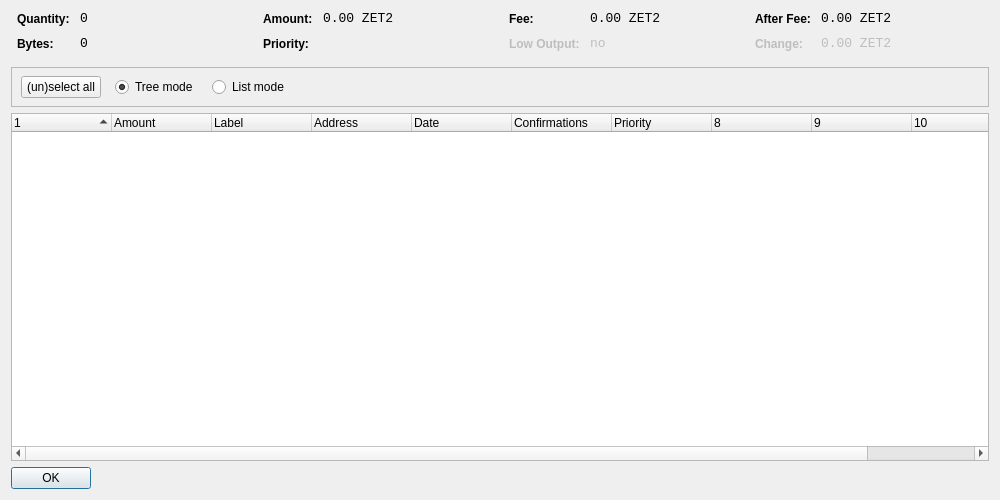
<?xml version="1.0" encoding="UTF-8"?>
<ui version="4.0">
 <class>CoinControlDialog</class>
 <widget class="QDialog" name="CoinControlDialog">
  <property name="geometry">
   <rect>
    <x>0</x>
    <y>0</y>
    <width>1000</width>
    <height>500</height>
   </rect>
  </property>
  <property name="windowTitle">
   <string>Coin Control</string>
  </property>
  <layout class="QVBoxLayout" name="verticalLayout">
   <item>
    <layout class="QHBoxLayout" name="horizontalLayoutTop" stretch="0,0,0,0">
     <property name="topMargin">
      <number>0</number>
     </property>
     <property name="bottomMargin">
      <number>10</number>
     </property>
     <item>
      <layout class="QFormLayout" name="formLayoutCoinControl1">
       <property name="horizontalSpacing">
        <number>10</number>
       </property>
       <property name="verticalSpacing">
        <number>10</number>
       </property>
       <property name="leftMargin">
        <number>6</number>
       </property>
       <property name="rightMargin">
        <number>6</number>
       </property>
       <item row="0" column="0">
        <widget class="QLabel" name="labelCoinControlQuantityText">
         <property name="styleSheet">
          <string notr="true">font-weight:bold;</string>
         </property>
         <property name="text">
          <string>Quantity:</string>
         </property>
        </widget>
       </item>
       <item row="0" column="1">
        <widget class="QLabel" name="labelCoinControlQuantity">
         <property name="font">
          <font>
           <family>Monospace</family>
           <pointsize>10</pointsize>
          </font>
         </property>
         <property name="cursor">
          <cursorShape>IBeamCursor</cursorShape>
         </property>
         <property name="contextMenuPolicy">
          <enum>Qt::ActionsContextMenu</enum>
         </property>
         <property name="text">
          <string notr="true">0</string>
         </property>
         <property name="textInteractionFlags">
          <set>Qt::LinksAccessibleByMouse|Qt::TextSelectableByKeyboard|Qt::TextSelectableByMouse</set>
         </property>
        </widget>
       </item>
       <item row="1" column="0">
        <widget class="QLabel" name="labelCoinControlBytesText">
         <property name="styleSheet">
          <string notr="true">font-weight:bold;</string>
         </property>
         <property name="text">
          <string>Bytes:</string>
         </property>
        </widget>
       </item>
       <item row="1" column="1">
        <widget class="QLabel" name="labelCoinControlBytes">
         <property name="font">
          <font>
           <family>Monospace</family>
           <pointsize>10</pointsize>
          </font>
         </property>
         <property name="cursor">
          <cursorShape>IBeamCursor</cursorShape>
         </property>
         <property name="contextMenuPolicy">
          <enum>Qt::ActionsContextMenu</enum>
         </property>
         <property name="text">
          <string notr="true">0</string>
         </property>
         <property name="textInteractionFlags">
          <set>Qt::LinksAccessibleByMouse|Qt::TextSelectableByKeyboard|Qt::TextSelectableByMouse</set>
         </property>
        </widget>
       </item>
      </layout>
     </item>
     <item>
      <layout class="QFormLayout" name="formLayoutCoinControl2">
       <property name="horizontalSpacing">
        <number>10</number>
       </property>
       <property name="verticalSpacing">
        <number>10</number>
       </property>
       <property name="leftMargin">
        <number>6</number>
       </property>
       <property name="rightMargin">
        <number>6</number>
       </property>
       <item row="0" column="0">
        <widget class="QLabel" name="labelCoinControlAmountText">
         <property name="styleSheet">
          <string notr="true">font-weight:bold;</string>
         </property>
         <property name="text">
          <string>Amount:</string>
         </property>
        </widget>
       </item>
       <item row="0" column="1">
        <widget class="QLabel" name="labelCoinControlAmount">
         <property name="font">
          <font>
           <family>Monospace</family>
           <pointsize>10</pointsize>
          </font>
         </property>
         <property name="cursor">
          <cursorShape>IBeamCursor</cursorShape>
         </property>
         <property name="contextMenuPolicy">
          <enum>Qt::ActionsContextMenu</enum>
         </property>
         <property name="text">
          <string notr="true">0.00 ZET2</string>
         </property>
         <property name="textInteractionFlags">
          <set>Qt::LinksAccessibleByMouse|Qt::TextSelectableByKeyboard|Qt::TextSelectableByMouse</set>
         </property>
        </widget>
       </item>
       <item row="1" column="0">
        <widget class="QLabel" name="labelCoinControlPriorityText">
         <property name="styleSheet">
          <string notr="true">font-weight:bold;</string>
         </property>
         <property name="text">
          <string>Priority:</string>
         </property>
        </widget>
       </item>
       <item row="1" column="1">
        <widget class="QLabel" name="labelCoinControlPriority">
         <property name="font">
          <font>
           <family>Monospace</family>
           <pointsize>10</pointsize>
          </font>
         </property>
         <property name="cursor">
          <cursorShape>IBeamCursor</cursorShape>
         </property>
         <property name="contextMenuPolicy">
          <enum>Qt::ActionsContextMenu</enum>
         </property>
         <property name="text">
          <string/>
         </property>
         <property name="textInteractionFlags">
          <set>Qt::LinksAccessibleByMouse|Qt::TextSelectableByKeyboard|Qt::TextSelectableByMouse</set>
         </property>
        </widget>
       </item>
      </layout>
     </item>
     <item>
      <layout class="QFormLayout" name="formLayoutCoinControl3">
       <property name="horizontalSpacing">
        <number>10</number>
       </property>
       <property name="verticalSpacing">
        <number>10</number>
       </property>
       <property name="leftMargin">
        <number>6</number>
       </property>
       <property name="rightMargin">
        <number>6</number>
       </property>
       <item row="0" column="0">
        <widget class="QLabel" name="labelCoinControlFeeText">
         <property name="styleSheet">
          <string notr="true">font-weight:bold;</string>
         </property>
         <property name="text">
          <string>Fee:</string>
         </property>
        </widget>
       </item>
       <item row="0" column="1">
        <widget class="QLabel" name="labelCoinControlFee">
         <property name="font">
          <font>
           <family>Monospace</family>
           <pointsize>10</pointsize>
          </font>
         </property>
         <property name="cursor">
          <cursorShape>IBeamCursor</cursorShape>
         </property>
         <property name="contextMenuPolicy">
          <enum>Qt::ActionsContextMenu</enum>
         </property>
         <property name="text">
          <string notr="true">0.00 ZET2</string>
         </property>
         <property name="textInteractionFlags">
          <set>Qt::LinksAccessibleByMouse|Qt::TextSelectableByKeyboard|Qt::TextSelectableByMouse</set>
         </property>
        </widget>
       </item>
       <item row="1" column="0">
        <widget class="QLabel" name="labelCoinControlLowOutputText">
         <property name="enabled">
          <bool>false</bool>
         </property>
         <property name="styleSheet">
          <string notr="true">font-weight:bold;</string>
         </property>
         <property name="text">
          <string>Low Output:</string>
         </property>
        </widget>
       </item>
       <item row="1" column="1">
        <widget class="QLabel" name="labelCoinControlLowOutput">
         <property name="enabled">
          <bool>false</bool>
         </property>
         <property name="font">
          <font>
           <family>Monospace</family>
           <pointsize>10</pointsize>
          </font>
         </property>
         <property name="cursor">
          <cursorShape>IBeamCursor</cursorShape>
         </property>
         <property name="contextMenuPolicy">
          <enum>Qt::ActionsContextMenu</enum>
         </property>
         <property name="text">
          <string notr="true">no</string>
         </property>
         <property name="textInteractionFlags">
          <set>Qt::LinksAccessibleByMouse|Qt::TextSelectableByKeyboard|Qt::TextSelectableByMouse</set>
         </property>
        </widget>
       </item>
      </layout>
     </item>
     <item>
      <layout class="QFormLayout" name="formLayoutCoinControl4">
       <property name="horizontalSpacing">
        <number>10</number>
       </property>
       <property name="verticalSpacing">
        <number>10</number>
       </property>
       <property name="leftMargin">
        <number>6</number>
       </property>
       <property name="rightMargin">
        <number>6</number>
       </property>
       <item row="0" column="0">
        <widget class="QLabel" name="labelCoinControlAfterFeeText">
         <property name="styleSheet">
          <string notr="true">font-weight:bold;</string>
         </property>
         <property name="text">
          <string>After Fee:</string>
         </property>
        </widget>
       </item>
       <item row="0" column="1">
        <widget class="QLabel" name="labelCoinControlAfterFee">
         <property name="font">
          <font>
           <family>Monospace</family>
           <pointsize>10</pointsize>
          </font>
         </property>
         <property name="cursor">
          <cursorShape>IBeamCursor</cursorShape>
         </property>
         <property name="contextMenuPolicy">
          <enum>Qt::ActionsContextMenu</enum>
         </property>
         <property name="text">
          <string notr="true">0.00 ZET2</string>
         </property>
         <property name="textInteractionFlags">
          <set>Qt::LinksAccessibleByMouse|Qt::TextSelectableByKeyboard|Qt::TextSelectableByMouse</set>
         </property>
        </widget>
       </item>
       <item row="1" column="0">
        <widget class="QLabel" name="labelCoinControlChangeText">
         <property name="enabled">
          <bool>false</bool>
         </property>
         <property name="styleSheet">
          <string notr="true">font-weight:bold;</string>
         </property>
         <property name="text">
          <string>Change:</string>
         </property>
        </widget>
       </item>
       <item row="1" column="1">
        <widget class="QLabel" name="labelCoinControlChange">
         <property name="enabled">
          <bool>false</bool>
         </property>
         <property name="font">
          <font>
           <family>Monospace</family>
           <pointsize>10</pointsize>
          </font>
         </property>
         <property name="cursor">
          <cursorShape>IBeamCursor</cursorShape>
         </property>
         <property name="contextMenuPolicy">
          <enum>Qt::ActionsContextMenu</enum>
         </property>
         <property name="text">
          <string notr="true">0.00 ZET2</string>
         </property>
         <property name="textInteractionFlags">
          <set>Qt::LinksAccessibleByMouse|Qt::TextSelectableByKeyboard|Qt::TextSelectableByMouse</set>
         </property>
        </widget>
       </item>
      </layout>
     </item>
    </layout>
   </item>
   <item>
    <widget class="QFrame" name="frame">
     <property name="minimumSize">
      <size>
       <width>0</width>
       <height>40</height>
      </size>
     </property>
     <property name="frameShape">
      <enum>QFrame::StyledPanel</enum>
     </property>
     <property name="frameShadow">
      <enum>QFrame::Sunken</enum>
     </property>
     <widget class="QWidget" name="horizontalLayoutWidget">
      <property name="geometry">
       <rect>
        <x>10</x>
        <y>0</y>
        <width>781</width>
        <height>41</height>
       </rect>
      </property>
      <layout class="QHBoxLayout" name="horizontalLayoutPanel" stretch="0,0,0,0,0">
       <property name="spacing">
        <number>14</number>
       </property>
       <item>
        <widget class="QPushButton" name="pushButtonSelectAll">
         <property name="sizePolicy">
          <sizepolicy hsizetype="Maximum" vsizetype="Fixed">
           <horstretch>0</horstretch>
           <verstretch>0</verstretch>
          </sizepolicy>
         </property>
         <property name="text">
          <string>(un)select all</string>
         </property>
        </widget>
       </item>
       <item>
        <widget class="QRadioButton" name="radioTreeMode">
         <property name="sizePolicy">
          <sizepolicy hsizetype="Maximum" vsizetype="Fixed">
           <horstretch>0</horstretch>
           <verstretch>0</verstretch>
          </sizepolicy>
         </property>
         <property name="text">
          <string>Tree mode</string>
         </property>
         <property name="checked">
          <bool>true</bool>
         </property>
        </widget>
       </item>
       <item>
        <widget class="QRadioButton" name="radioListMode">
         <property name="sizePolicy">
          <sizepolicy hsizetype="Maximum" vsizetype="Fixed">
           <horstretch>0</horstretch>
           <verstretch>0</verstretch>
          </sizepolicy>
         </property>
         <property name="text">
          <string>List mode</string>
         </property>
        </widget>
       </item>
       <item>
        <spacer name="horizontalSpacer">
         <property name="orientation">
          <enum>Qt::Horizontal</enum>
         </property>
         <property name="sizeHint" stdset="0">
          <size>
           <width>40</width>
           <height>20</height>
          </size>
         </property>
        </spacer>
       </item>
      </layout>
     </widget>
    </widget>
   </item>
   <item>
    <widget class="CoinControlTreeWidget" name="treeWidget">
     <property name="contextMenuPolicy">
      <enum>Qt::CustomContextMenu</enum>
     </property>
     <property name="sortingEnabled">
      <bool>false</bool>
     </property>
     <property name="columnCount">
      <number>11</number>
     </property>
     <attribute name="headerShowSortIndicator" stdset="0">
      <bool>true</bool>
     </attribute>
     <attribute name="headerStretchLastSection">
      <bool>false</bool>
     </attribute>
     <column>
      <property name="text">
       <string/>
      </property>
     </column>
     <column>
      <property name="text">
       <string>Amount</string>
      </property>
     </column>
     <column>
      <property name="text">
       <string>Label</string>
      </property>
     </column>
     <column>
      <property name="text">
       <string>Address</string>
      </property>
     </column>
     <column>
      <property name="text">
       <string>Date</string>
      </property>
     </column>
     <column>
      <property name="text">
       <string>Confirmations</string>
      </property>
      <property name="toolTip">
       <string>Confirmed</string>
      </property>
     </column>
     <column>
      <property name="text">
       <string>Priority</string>
      </property>
     </column>
     <column>
      <property name="text">
       <string/>
      </property>
     </column>
     <column>
      <property name="text">
       <string/>
      </property>
     </column>
     <column>
      <property name="text">
       <string/>
      </property>
     </column>
     <column>
      <property name="text">
       <string/>
      </property>
     </column>
    </widget>
   </item>
   <item>
    <widget class="QDialogButtonBox" name="buttonBox">
     <property name="sizePolicy">
      <sizepolicy hsizetype="Maximum" vsizetype="Fixed">
       <horstretch>0</horstretch>
       <verstretch>0</verstretch>
      </sizepolicy>
     </property>
     <property name="orientation">
      <enum>Qt::Horizontal</enum>
     </property>
     <property name="standardButtons">
      <set>QDialogButtonBox::Ok</set>
     </property>
    </widget>
   </item>
  </layout>
 </widget>
 <customwidgets>
  <customwidget>
   <class>CoinControlTreeWidget</class>
   <extends>QTreeWidget</extends>
   <header>coincontroltreewidget.h</header>
  </customwidget>
 </customwidgets>
 <resources/>
 <connections/>
</ui>
